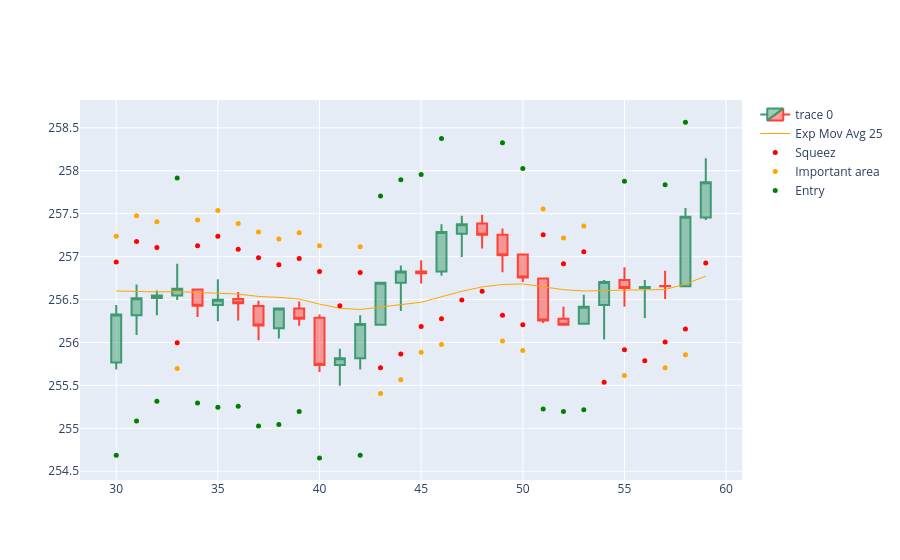

The cell this chart's notebook holds for it:
### Code cell
import plotly.io as pio
import plotly.graph_objects as go  

dfpl = df[30:60]

fig = go.Figure(
    data=[
        go.Candlestick(
            x=dfpl.index,
            open=dfpl['Open'],
            high=dfpl['High'],
            low=dfpl['Low'],
            close=dfpl['Close']),
        go.Scatter(
            x=dfpl.index, 
            y=dfpl['ema25'],
            line=dict(color='orange', width=1), 
            name="Exp Mov Avg 25")
    ]
)

fig.add_scatter(x=dfpl.index, y=dfpl['squezzeArea'], mode="markers", marker=dict(size=5, color="red"), name="Squeez")
fig.add_scatter(x=dfpl.index, y=dfpl['squeezeCloseToEmaArea'], mode="markers", marker=dict(size=5, color="orange"), name="Important area")
fig.add_scatter(x=dfpl.index, y=dfpl['posibleBreakArea'], mode="markers", marker=dict(size=5, color="green"), name="Entry")

fig.update_layout(xaxis_rangeslider_visible=False)
fig.show()

### Figure 1 — Plotly figure (JSON) as saved in the notebook; plotly's stock layout.template omitted (floating-point values rounded to 4 significant figures)
{"data": [{"close": [256.3, 256.5, 256.5, 256.6, 256.4, 256.5, 256.5, 256.2, 256.4, 256.3, 255.7, 255.8, 256.2, 256.7, 256.8, 256.8, 257.3, 257.4, 257.3, 257.0, 256.8, 256.3, 256.2, 256.4, 256.7, 256.6, 256.6, 256.7, 257.5, 257.9], "high": [256.4, 256.7, 256.6, 256.9, 256.6, 256.7, 256.6, 256.5, 256.4, 256.5, 256.3, 255.9, 256.3, 256.7, 256.9, 257.0, 257.4, 257.5, 257.5, 257.3, 257.0, 256.8, 256.4, 256.6, 256.7, 256.9, 256.7, 256.8, 257.6, 258.1], "low": [255.7, 256.1, 256.3, 256.5, 256.3, 256.2, 256.3, 256.0, 256.0, 256.2, 255.7, 255.5, 255.7, 256.2, 256.4, 256.7, 256.8, 257.0, 257.1, 256.8, 256.7, 256.2, 256.2, 256.2, 256.0, 256.4, 256.3, 256.5, 256.7, 257.4], "open": [255.8, 256.3, 256.5, 256.5, 256.6, 256.4, 256.5, 256.4, 256.2, 256.4, 256.3, 255.7, 255.8, 256.2, 256.7, 256.8, 256.8, 257.3, 257.4, 257.3, 257.0, 256.7, 256.3, 256.2, 256.4, 256.7, 256.6, 256.7, 256.7, 257.5], "type": "candlestick", "x": [30, 31, 32, 33, 34, 35, 36, 37, 38, 39, 40, 41, 42, 43, 44, 45, 46, 47, 48, 49, 50, 51, 52, 53, 54, 55, 56, 57, 58, 59]}, {"line": {"color": "orange", "width": 1}, "name": "Exp Mov Avg 25", "type": "scatter", "x": [30, 31, 32, 33, 34, 35, 36, 37, 38, 39, 40, 41, 42, 43, 44, 45, 46, 47, 48, 49, 50, 51, 52, 53, 54, 55, 56, 57, 58, 59], "y": [256.6, 256.6, 256.6, 256.6, 256.6, 256.6, 256.6, 256.5, 256.5, 256.5, 256.4, 256.4, 256.4, 256.4, 256.4, 256.5, 256.5, 256.6, 256.6, 256.7, 256.7, 256.6, 256.6, 256.6, 256.6, 256.6, 256.6, 256.6, 256.7, 256.8]}, {"marker": {"color": "red", "size": 5}, "mode": "markers", "name": "Squeez", "type": "scatter", "x": [30, 31, 32, 33, 34, 35, 36, 37, 38, 39, 40, 41, 42, 43, 44, 45, 46, 47, 48, 49, 50, 51, 52, 53, 54, 55, 56, 57, 58, 59], "y": [256.9, 257.2, 257.1, 256.0, 257.1, 257.2, 257.1, 257.0, 256.9, 257.0, 256.8, 256.4, 256.8, 255.7, 255.9, 256.2, 256.3, 256.5, 256.6, 256.3, 256.2, 257.3, 256.9, 257.1, 255.5, 255.9, 255.8, 256.0, 256.2, 256.9]}, {"marker": {"color": "orange", "size": 5}, "mode": "markers", "name": "Important area", "type": "scatter", "x": [30, 31, 32, 33, 34, 35, 36, 37, 38, 39, 40, 41, 42, 43, 44, 45, 46, 47, 48, 49, 50, 51, 52, 53, 54, 55, 56, 57, 58, 59], "y": [257.2, 257.5, 257.4, 255.7, 257.4, 257.5, 257.4, 257.3, 257.2, 257.3, 257.1, null, 257.1, 255.4, 255.6, 255.9, 256.0, null, null, 256.0, 255.9, 257.6, 257.2, 257.4, null, 255.6, null, 255.7, 255.9, null]}, {"marker": {"color": "green", "size": 5}, "mode": "markers", "name": "Entry", "type": "scatter", "x": [30, 31, 32, 33, 34, 35, 36, 37, 38, 39, 40, 41, 42, 43, 44, 45, 46, 47, 48, 49, 50, 51, 52, 53, 54, 55, 56, 57, 58, 59], "y": [254.7, 255.1, 255.3, 257.9, 255.3, 255.2, 255.3, 255.0, 255.0, 255.2, 254.7, null, 254.7, 257.7, 257.9, 258.0, 258.4, null, null, 258.3, 258.0, 255.2, 255.2, 255.2, null, 257.9, null, 257.8, 258.6, null]}], "layout": {"autosize": true, "xaxis": {"autorange": true, "range": [28.16, 60.84], "rangeslider": {"visible": false, "yaxis": {}}, "type": "linear"}, "yaxis": {"autorange": true, "range": [254.4, 258.9], "type": "linear"}}}
